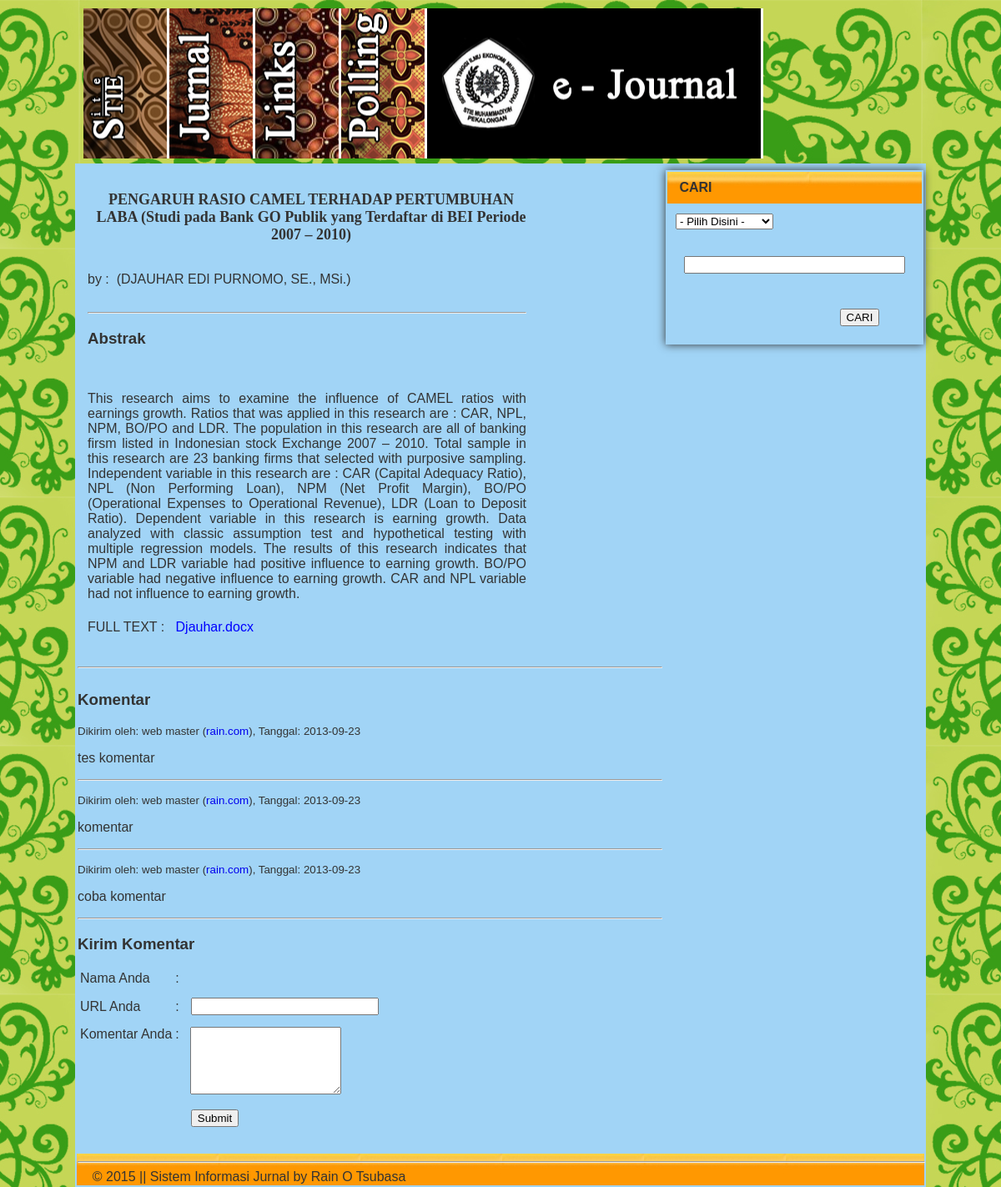
Screenshot of /main.php?v=list&id=26 with the database file from the repository.
### tables this page shows
CREATE TABLE `jurnal` (
  `idJurnal` int(11) NOT NULL auto_increment,
  `nama` text NOT NULL,
  `judul` text NOT NULL,
  `abstrak` longtext NOT NULL,
  `keyword` varchar(100) NOT NULL,
  `kategori` varchar(25) NOT NULL,
  `issue` varchar(30) NOT NULL,
  `author` varchar(25) NOT NULL,
  `mainname` varchar(100) NOT NULL,
  `maintype` varchar(30) NOT NULL,
  `mainsize` int(11) NOT NULL,
  `maincontent` longblob NOT NULL,
  `supname` varchar(100) NOT NULL,
  `suptype` varchar(30) NOT NULL,
  `supsize` varchar(11) NOT NULL,
  `supcontent` longblob NOT NULL,
  `publikasi` enum('0','1') NOT NULL,
  PRIMARY KEY  (`idJurnal`)
);

CREATE TABLE `komentar` (
  `idComment` int(11) NOT NULL auto_increment,
  `idJurnal` int(11) NOT NULL,
  `commentator` varchar(30) NOT NULL,
  `urlComment` varchar(30) NOT NULL,
  `comment` text NOT NULL,
  `commentDate` date NOT NULL,
  PRIMARY KEY  (`idComment`)
);

### include/list.php (the view, shortened to what this page needs)
<?php
	$id=$_GET['id'];
$detail="SELECT * FROM jurnal WHERE idJurnal='$id'";
$hasil=mysql_query($detail);
	while($data=mysql_fetch_array($hasil)){
	echo"
	<br>
		<table width=\"550\" border=\"0\" cellpadding=\"10\">
			<tr>
				<td ><h1><center><b>".$data['judul']."</b></center></h1></td>
			</tr>
			<tr>
				<td >by :&nbsp; ".$data['nama']."</td>
			</tr>
			<tr>
				<td ><hr><h3><b>Abstrak</b></h3>
					<br>
					<p align=\"justify\">".$data['abstrak']."</p></td>
			</tr>
			<tr>
				<td >FULL TEXT : &nbsp; <a href=\"../upload/".$data['mainname']."\" target=\"".$data['mainname']."\"><font color=blue>".$data['mainname']."</a></td>
			</tr>
		</table><br>";
}?>
<hr>
<?php
echo "<h3>Komentar</h3>";
$query = "SELECT * FROM komentar WHERE idJurnal = '$id' ORDER BY idComment ASC";
$hasil = mysql_query($query);
if (mysql_num_rows($hasil) > 0) {
	while ($data = mysql_fetch_array($hasil))
	{
		echo "<p><small>Dikirim oleh: ".$data['commentator']." (<a href='".$data['urlComment']."'>".$data['urlComment']."</a>), Tanggal: ".$data['commentDate']."</small></p>";
		echo "<p>".$data['comment']."</p><hr>";
		}
}
else if (mysql_num_rows($hasil) == 0) echo "<p>Belum ada komentar.</p>";
echo "<h3>Kirim Komentar</h3>";
echo "<form method='post' action='main.php?v=list&id=$id&act=submit'>";
echo "<table>";
echo "<tr>
		<td>Nama Anda</td>
		<td>:</td>
		<td><input type='hidden' name='nama' size='25' value='".$_SESSION[nama]."'>&nbsp;&nbsp;&nbsp;".$_SESSION[nama]."</td>
	</tr>";
echo "<tr>
		<td>URL Anda</td>
		<td>:</td>
		<td><input type='text' name='url' size='25'></td>
	</tr>";
echo "<tr>
		<td valign='top'>Komentar Anda</td>
		<td valign='top'>:</td>
		<td>&nbsp;&nbsp;<textarea name='komentar' col='25' rows='5'></textarea></td>
	</tr>";
echo "<tr>
		<td></td>
		<td></td>
		<td><input type='submit' name='submit' value='Submit'>
		<input type='hidden' name='idJurnal' value='".$id."'></td>
		</tr>";
echo "</table>";
echo "</form>";
?>

### style.css (style rules this page uses)
input { margin: 10px 10px 10px 10px; }

### css/styles.css (style rules this page uses)
a { text-decoration: none; }

### include/topUser.php (style rules this page uses)
body { overflow-x:hidden; overflow-y:scroll; margin:0; padding:0; color: #333; font: normal 0.6em sans-serif,Arial; background: url(pict/2.jpg); background-repeat: repeat-x repeat-y; background-attachment: fixed; background-color: #000; background-position: center top; width: 100%; height: 100%; }
h1 { padding-left: 10px; font: normal 18px Georgia, "Times New Roman", Times, serif; }

### rows the page displays
jurnal: judul "PENGARUH RASIO CAMEL TERHADAP PERTUMBUHAN LABA (Studi pada Bank GO Publik yang Terdaftar di BEI Periode 2007 – 2010)", nama "(DJAUHAR EDI PURNOMO, SE., MSi.)", abstrak "This research aims to examine the influence of CAMEL ratios with earnings growth. Ratios that was applied in this research are : CAR, NPL, NPM, BO/PO and LDR. The population in this research are all of banking firsm listed in Indonesian stock Exchange 2007 – 2010. Total sample in this research are 23 banking firms that selected with purposive sampling. Independent variable in this research are : CAR (Capital Adequacy Ratio), NPL (Non Performing Loan), NPM (Net Profit Margin), BO/PO (Operational Expenses to Operational Revenue), LDR (Loan to Deposit Ratio). Dependent variable in this research is earning growth. Data analyzed with classic assumption test and hypothetical testing with multiple…", mainname "Djauhar.docx"
komentar: commentator "web master", urlComment "rain.com", commentDate "2013-09-23", comment "tes komentar"
komentar: commentator "web master", urlComment "rain.com", commentDate "2013-09-23", comment "komentar"
komentar: commentator "web master", urlComment "rain.com", commentDate "2013-09-23", comment "coba komentar"
